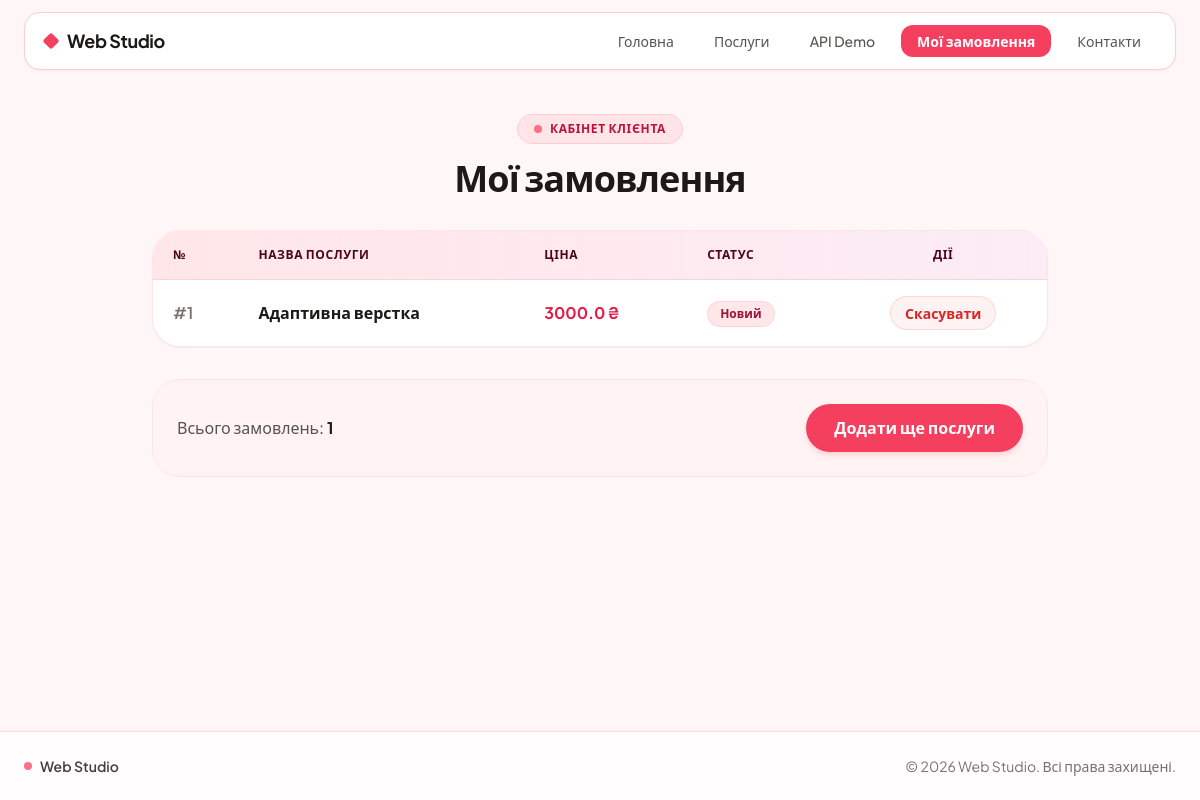
The page /orders on the database as committed earlier.
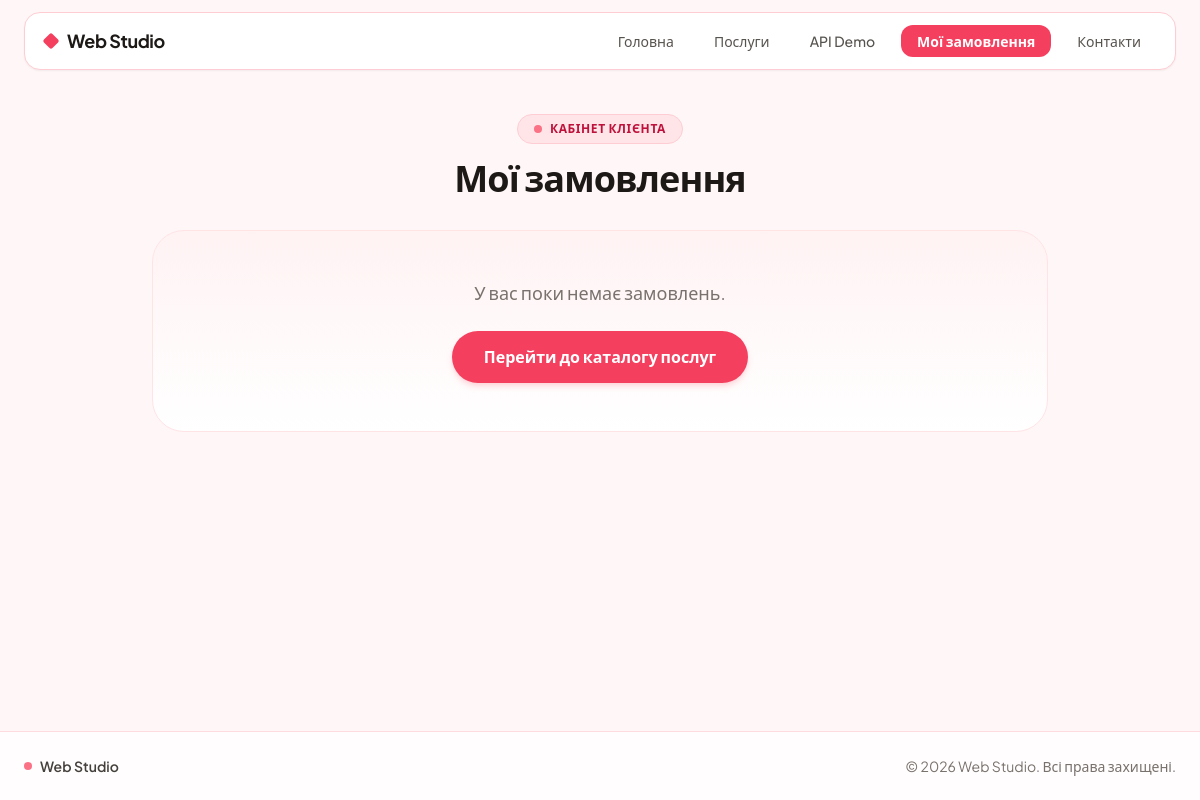
The same page on the database as committed later.
### tables this page shows
CREATE TABLE orders (
                id INTEGER PRIMARY KEY AUTOINCREMENT,
                product_id INTEGER,
                status TEXT DEFAULT 'Новий',
                FOREIGN KEY (product_id) REFERENCES products (id)
            );

CREATE TABLE products (
                id INTEGER PRIMARY KEY AUTOINCREMENT,
                title TEXT NOT NULL,
                price REAL NOT NULL,
                description TEXT
            );

### routes/shop.py (the view)
@shop_bp.route('/orders')
def view_orders():
    db = get_db()
    orders_data = db.execute('''
        SELECT orders.id, products.title, products.price, orders.status
        FROM orders
        JOIN products ON orders.product_id = products.id
        ORDER BY orders.id DESC
    ''').fetchall()
    return render_template('orders.html', orders=orders_data)

### models.py (called while the page is built)
def get_db():
    if 'db' not in g:
        g.db = sqlite3.connect(DATABASE)
        g.db.row_factory = sqlite3.Row  # Дозволяє читати рядки як словники
        g.db.execute('PRAGMA foreign_keys = ON')  # Увімкнення зовнішніх ключів
    return g.db

### templates/orders.html
{% extends "base.html" %}
{% block content %}
<div class="max-w-4xl mx-auto py-4 sm:py-6 space-y-8">
    <div class="text-center">
        <span class="inline-flex items-center gap-2 bg-rose-100/90 text-rose-700 border border-rose-200 text-xs font-semibold uppercase tracking-wider px-4 py-1.5 rounded-full mb-3.5">
            <span class="w-2 h-2 rounded-full bg-rose-400"></span>
            Кабінет клієнта
        </span>
        <h1 class="text-3xl sm:text-4xl font-bold tracking-tight text-stone-900">Мої замовлення</h1>
    </div>
    {% if orders %}
    <div class="bg-white shadow-sm rounded-[1.75rem] overflow-hidden border border-rose-100">
        <div class="overflow-x-auto">
            <table class="w-full text-left border-collapse">
                <thead>
                    <tr class="bg-gradient-to-r from-rose-100/90 to-pink-100/80 text-rose-950 text-xs uppercase tracking-wider border-b border-rose-200/80">
                        <th class="py-4 px-5 font-bold">№</th>
                        <th class="py-4 px-5 font-bold">Назва послуги</th>
                        <th class="py-4 px-5 font-bold">Ціна</th>
                        <th class="py-4 px-5 font-bold">Статус</th>
                        <th class="py-4 px-5 font-bold text-center">Дії</th>
                    </tr>
                </thead>
                <tbody class="divide-y divide-rose-100/80">
                    {% for order in orders %}
                    <tr class="hover:bg-rose-50/50 text-stone-700 transition">
                        <td class="py-4 px-5 font-semibold text-stone-500">#{{ order[0] }}</td>
                        <td class="py-4 px-5 font-semibold text-stone-900">{{ order[1] }}</td>
                        <td class="py-4 px-5 font-bold text-rose-600">{{ order[2] }} ₴</td>
                        <td class="py-4 px-5">
                            <span class="inline-flex items-center bg-rose-100/90 text-rose-800 border border-rose-200/70 text-xs px-3 py-1 rounded-full font-semibold">
                                {{ order[3] }}
                            </span>
                        </td>
                        <td class="py-4 px-5 text-center">
                            <form action="{{ url_for('shop.delete_order', order_id=order[0]) }}" method="POST" class="inline">
                                <button type="submit" class="text-red-600 hover:text-red-700 text-xs sm:text-sm font-semibold bg-red-50 hover:bg-red-100 border border-red-200/70 px-3.5 py-1.5 rounded-full transition">
                                    Скасувати
                                </button>
                            </form>
                        </td>
                    </tr>
                    {% endfor %}
                </tbody>
            </table>
        </div>
    </div>
    <div class="bg-rose-50/50 p-6 rounded-[1.75rem] border border-rose-100 shadow-xs flex flex-col sm:flex-row justify-between items-center gap-4">
        <span class="text-stone-600 font-medium">Всього замовлень: <strong class="text-stone-900">{{ orders|length }}</strong></span>
        <a href="{{ url_for('shop.services') }}" class="inline-flex items-center justify-center bg-rose-500 text-white font-semibold px-7 py-3 rounded-full shadow-md shadow-rose-200/80 hover:bg-rose-600 transition">
            Додати ще послуги
        </a>
    </div>
    {% else %}
    <div class="text-center bg-gradient-to-b from-rose-50/70 to-white p-12 rounded-[2rem] border border-rose-100 shadow-xs">
        <p class="text-stone-500 mb-6 text-lg">У вас поки немає замовлень.</p>
        <a href="{{ url_for('shop.services') }}" class="inline-flex items-center justify-center bg-rose-500 text-white font-semibold px-8 py-3.5 rounded-full shadow-md shadow-rose-200/80 hover:bg-rose-600 transition">
            Перейти до каталогу послуг
        </a>
    </div>
    {% endif %}
</div>
{% endblock %}

### templates/base.html (shortened to what this page needs)
<!DOCTYPE html>
<html lang="uk">
<head>
    <script src="https://cdn.tailwindcss.com"></script>
</head>
<body class="min-h-screen flex flex-col bg-rose-50/60 text-stone-800 antialiased selection:bg-rose-200 selection:text-rose-950">
    <header class="sticky top-3 z-30 px-4 sm:px-6">
        <nav class="max-w-6xl mx-auto bg-white border border-rose-200 rounded-2xl shadow-sm px-5 py-3 flex flex-wrap justify-between items-center gap-4">
            <a href="{{ url_for('index') }}" class="flex items-center gap-2.5 text-base sm:text-lg font-bold tracking-tight text-stone-900 hover:text-rose-600 transition">
                <span class="w-3 h-3 rounded-sm rotate-45 bg-rose-500"></span>
                <span>Web Studio</span>
            </a>
            <div class="flex flex-wrap items-center gap-1.5 sm:gap-3 text-sm font-medium text-stone-600">
                <a href="{{ url_for('index') }}" class="px-3.5 py-1.5 rounded-xl hover:bg-rose-50 hover:text-rose-600 transition">Головна</a>
                <a href="{{ url_for('shop.services') }}" class="px-3.5 py-1.5 rounded-xl hover:bg-rose-50 hover:text-rose-600 transition">Послуги</a>
                <a href="{{ url_for('api_demo') }}" class="px-3.5 py-1.5 rounded-xl hover:bg-rose-50 hover:text-rose-600 transition">API Demo</a>
                <a href="{{ url_for('shop.view_orders') }}" class="px-4 py-1.5 rounded-xl bg-rose-500 text-white hover:bg-rose-600 transition font-semibold shadow-xs">Мої замовлення</a>
                <a href="{{ url_for('contact') }}" class="px-3.5 py-1.5 rounded-xl hover:bg-rose-50 hover:text-rose-600 transition">Контакти</a>
            </div>
        </nav>
    </header>
    <main class="flex-grow w-full max-w-6xl mx-auto px-4 sm:px-6 py-8">
        {% block content %}
        {% endblock %}
    </main>
    <footer class="mt-10 border-t border-rose-200/70 bg-white/80 py-6 px-6 text-sm text-stone-500">
        <div class="max-w-6xl mx-auto flex flex-col sm:flex-row justify-between items-center gap-3">
            <div class="flex items-center gap-2 font-semibold text-stone-700">
                <span class="w-2 h-2 rounded-full bg-rose-400"></span>
                <span>Web Studio</span>
            </div>
            <p>&copy; 2026 Web Studio. Всі права захищені.</p>
        </div>
    </footer>
</body>
</html>

Rows that differ between the two databases and show on the page:
removed orders: id "1", title "Адаптивна верстка", price "3000.0", status "Новий"
Other text that changed with them:
{{ orders|length }}: "1" → (not shown)
text no longer shown: "№ НАЗВА ПОСЛУГИ ЦІНА СТАТУС ДІЇ Всього замовлень: Додати ще послуги"
text now shown: "У вас поки немає замовлень. Перейти до каталогу послуг"
